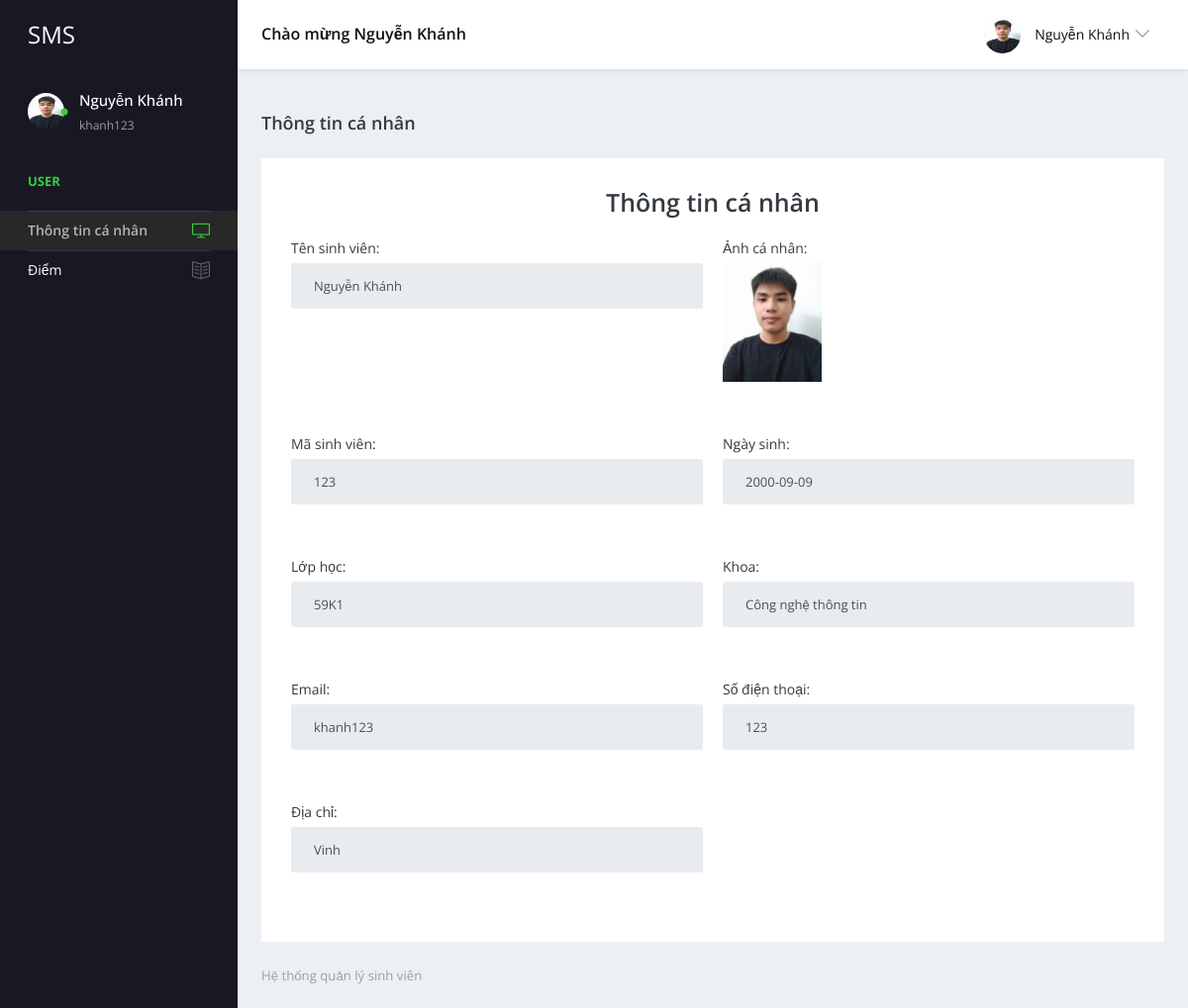
The app's page /user/dashboard.php (signed in) with its own data.
### tables this page shows
CREATE TABLE `tblstudent` (
  `ID` int(10) NOT NULL,
  `StudentName` varchar(200) DEFAULT NULL,
  `StudentEmail` varchar(200) DEFAULT NULL,
  `StudentClass` varchar(100) DEFAULT NULL,
  `Gender` varchar(50) DEFAULT NULL,
  `DOB` date DEFAULT NULL,
  `StuID` varchar(200) DEFAULT NULL,
  `ContactNumber` bigint(10) DEFAULT NULL,
  `Address` mediumtext DEFAULT NULL,
  `UserName` varchar(200) DEFAULT NULL,
  `Password` varchar(200) DEFAULT NULL,
  `Image` varchar(200) DEFAULT NULL
);

CREATE TABLE `tbl_lophoc` (
  `id` int(10) NOT NULL,
  `tenlop` varchar(255) NOT NULL,
  `khoa` int(10) NOT NULL,
  `ghichu` varchar(255) DEFAULT NULL
);

CREATE TABLE `tbl_khoa` (
  `id` int(10) NOT NULL,
  `tenkhoa` varchar(255) NOT NULL,
  `ghichu` varchar(255) DEFAULT NULL
);

### user/dashboard.php (the view, shortened to what this page needs)
<?php
include('includes/dbconnection.php');
if (strlen($_SESSION['sturecmsstuid'] == 0)) {
  header('location:logout.php');
} else {
?>
  <!DOCTYPE html>
  <html lang="en">
  <head>
    <link rel="stylesheet" href="vendors/simple-line-icons/css/simple-line-icons.css">
    <link rel="stylesheet" href="vendors/flag-icon-css/css/flag-icon.min.css">
    <link rel="stylesheet" href="vendors/css/vendor.bundle.base.css">
    <link rel="stylesheet" href="./vendors/daterangepicker/daterangepicker.css">
    <link rel="stylesheet" href="./vendors/chartist/chartist.min.css">
    <link rel="stylesheet" href="./css/style.css">
  </head>
  <body>
    <div class="container-scroller">
      <?php include_once('includes/header.php'); ?>
      <div class="container-fluid page-body-wrapper">
        <?php include_once('includes/sidebar.php'); ?>
        <div class="main-panel">
          <div class="content-wrapper">
            <div class="page-header">
              <h3 class="page-title">Thông tin cá nhân </h3>
            </div>
            <div class="row">
              <div class="col-12 grid-margin stretch-card">
                <div class="card">
                  <div class="card-body">
                    <table border="1" class="table table-bordered mg-b-0">
                      <?php
                      $sid = $_SESSION['sturecmsstuid'];
                      $sql = "SELECT * from tblstudent sv inner join tbl_lophoc as lh  on lh.id=sv.StudentClass
                      inner join tbl_khoa as kh on kh.id = lh.khoa
                       where sv.StuID=:sid";
                      $query = $dbh->prepare($sql);
                      $query->bindParam(':sid', $sid, PDO::PARAM_STR);
                      $query->execute();
                      $results = $query->fetchAll(PDO::FETCH_OBJ);
                      if ($query->rowCount() > 0) {
                        foreach ($results as $row) {               ?>
                          <form>
                            <div>
                              <h3 class="text-center">Thông tin cá nhân</h3>
                            </div>
                            <div class="row">
                              <div class="col-md-6 my-3">
                                <div class="form-group">
                                  <label>Tên sinh viên: </label>
                                  <input type="text" value="<?php echo $row->StudentName; ?>" readonly class="form-control">
                                </div>
                              </div>
                              <div class="col-md-6 my-3">
                                <div class="form-group">
                                  <label class="d-block">Ảnh cá nhân: </label>
                                  <img width="100" height="120" style="object-fit: cover;" src="../admin/images/<?php echo $row->Image; ?>" alt="img" />
                                </div>
                              </div>
                              <div class="col-md-6 my-3">
                                <div class="form-group">
                                  <label>Mã sinh viên: </label>
                                  <input type="text" value="<?php echo $row->StuID; ?>" readonly class="form-control">
                                </div>
                              </div>
                              <div class="col-md-6 my-3">
                                <div class="form-group">
                                  <label>Ngày sinh: </label>
                                  <input type="text" value="<?php echo $row->DOB; ?>" readonly class="form-control">
                                </div>
                              </div>
                              <div class="col-md-6 my-3">
                                <div class="form-group">
                                  <label>Lớp học: </label>
                                  <input type="text" value="<?php echo $results[0]->tenlop; ?>" readonly class="form-control">
                                </div>
                              </div>
                              <div class="col-md-6 my-3">
                                <div class="form-group">
                                  <label>Khoa: </label>
                                  <input type="text" value="<?php echo $row->tenkhoa; ?>" readonly class="form-control">
                                </div>
                              </div>
                              <div class="col-md-6 my-3">
                                <div class="form-group">
                                  <label>Email: </label>
                                  <input type="text" value="<?php echo $row->StudentEmail; ?>" readonly class="form-control">
                                </div>
                              </div>
                              <div class="col-md-6 my-3">
                                <div class="form-group">
                                  <label>Số điện thoại: </label>
                                  <input type="text" value="<?php echo $row->ContactNumber; ?>" readonly class="form-control">
                                </div>
                              </div>
                              <div class="col-md-6 my-3">
                                <div class="form-group">
                                  <label>Địa chỉ: </label>
                                  <input type="text" value="<?php echo $row->Address; ?>" readonly class="form-control">
                                </div>
                              </div>
                            </div>
                          </form>
                      <?php $cnt = $cnt + 1;
                        }
                      } ?>
                    </table>
                  </div>
                </div>
              </div>
            </div>
          </div>
          <?php include_once('includes/footer.php'); ?>
        </div>
        <?php include_once('includes/footer.php'); ?>
      </div>
    </div>
  </body>
  </html><?php }  ?>

### user/includes/header.php (shortened to what this page needs)
 <nav class="navbar default-layout-navbar col-lg-12 col-12 p-0 fixed-top d-flex flex-row">
        <div class="navbar-brand-wrapper d-flex align-items-center">
          <a class="navbar-brand brand-logo" href="dashboard.php">
            <strong style="color: white;">SMS</strong>
          </a>
        </div>
        <?php
         $uid= $_SESSION['sturecmsuid'];
$sql="SELECT * from tblstudent where ID=:uid";
$query = $dbh -> prepare($sql);
$query->bindParam(':uid',$uid,PDO::PARAM_STR);
$query->execute();
$results=$query->fetchAll(PDO::FETCH_OBJ);
$cnt=1;
if($query->rowCount() > 0)
{
foreach($results as $row)
{               ?>
        <div class="navbar-menu-wrapper d-flex align-items-center flex-grow-1">
          <h5 class="mb-0 font-weight-medium d-none d-lg-flex">Chào mừng <?php  echo htmlentities($row->StudentName);?></h5>
          <ul class="navbar-nav navbar-nav-right ml-auto">
            <li class="nav-item dropdown d-none d-xl-inline-flex user-dropdown">
              <a class="nav-link dropdown-toggle" id="UserDropdown" href="#" data-toggle="dropdown" aria-expanded="false">
                <img class="img-xs rounded-circle ml-2" src="../admin/images/<?php echo $row->Image; ?>" alt="Profile image"> <span class="font-weight-normal"> <?php  echo htmlentities($row->StudentName);?> </span></a>
                  <p class="font-weight-light text-muted mb-0"><?php  echo htmlentities($row->StudentEmail);?></p><?php $cnt=$cnt+1;}} ?>
            </li>
          </ul>
        </div>
      </nav>

### user/includes/sidebar.php (shortened to what this page needs)
<nav class="sidebar sidebar-offcanvas" id="sidebar">
  <ul class="nav">
    <li class="nav-item nav-profile">
      <a href="#" class="nav-link">
        <div class="profile-image">
        <?php
          $sid = $_SESSION['sturecmsstuid'];
          $sql = "SELECT * from tblstudent sv inner join tbl_lophoc as lh  on lh.id=sv.StudentClass
          inner join tbl_khoa as kh on kh.id = lh.khoa
           where sv.StuID=:sid";
          $query = $dbh->prepare($sql);
          $query->bindParam(':sid', $sid, PDO::PARAM_STR);
          $query->execute();
          $results = $query->fetchAll(PDO::FETCH_OBJ);
            if ($query->rowCount() > 0) {
              foreach ($results as $row) {               ?>
                <form>
                  <img class="img-xs rounded-circle" src="../admin/images/<?php echo $row->Image; ?>" alt="profile image">
                </form>
          <?php $cnt = $cnt + 1;
            }
          } ?>
          <div class="dot-indicator bg-success"></div>
        </div>
        <div class="text-wrapper">
          <?php
          $uid = $_SESSION['sturecmsuid'];
          $sql = "SELECT * from tblstudent where ID=:uid";
          $query = $dbh->prepare($sql);
          $query->bindParam(':uid', $uid, PDO::PARAM_STR);
          $query->execute();
          $results = $query->fetchAll(PDO::FETCH_OBJ);
          $cnt = 1;
          if ($query->rowCount() > 0) {
            foreach ($results as $row) {               ?>
              <p class="profile-name"><?php echo htmlentities($row->StudentName); ?></p>
              <p class="designation"><?php echo htmlentities($row->StudentEmail); ?></p><?php $cnt = $cnt + 1;
                                                                                      }
                                                                                    } ?>
        </div>
      </a>
    </li>
    <li class="nav-item nav-category">
      <span class="nav-link">User</span>
    </li>
    <li class="nav-item">
      <a class="nav-link" href="dashboard.php">
        <span class="menu-title">Thông tin cá nhân</span>
        <i class="icon-screen-desktop menu-icon"></i>
      </a>
    </li>
    <li class="nav-item">
      <a class="nav-link" href="diem.php">
        <span class="menu-title">Điểm</span>
        <i class="icon-book-open menu-icon"></i>
      </a>
    </li>
  </ul>
</nav>

### records on screen
tblstudent: StudentName "Nguyễn Khánh", Image (picture), StudentEmail "khanh123", StuID "123", DOB "2000-09-09", tenlop "59K1", tenkhoa "Công nghệ thông tin", ContactNumber "123", Address "Vinh"
